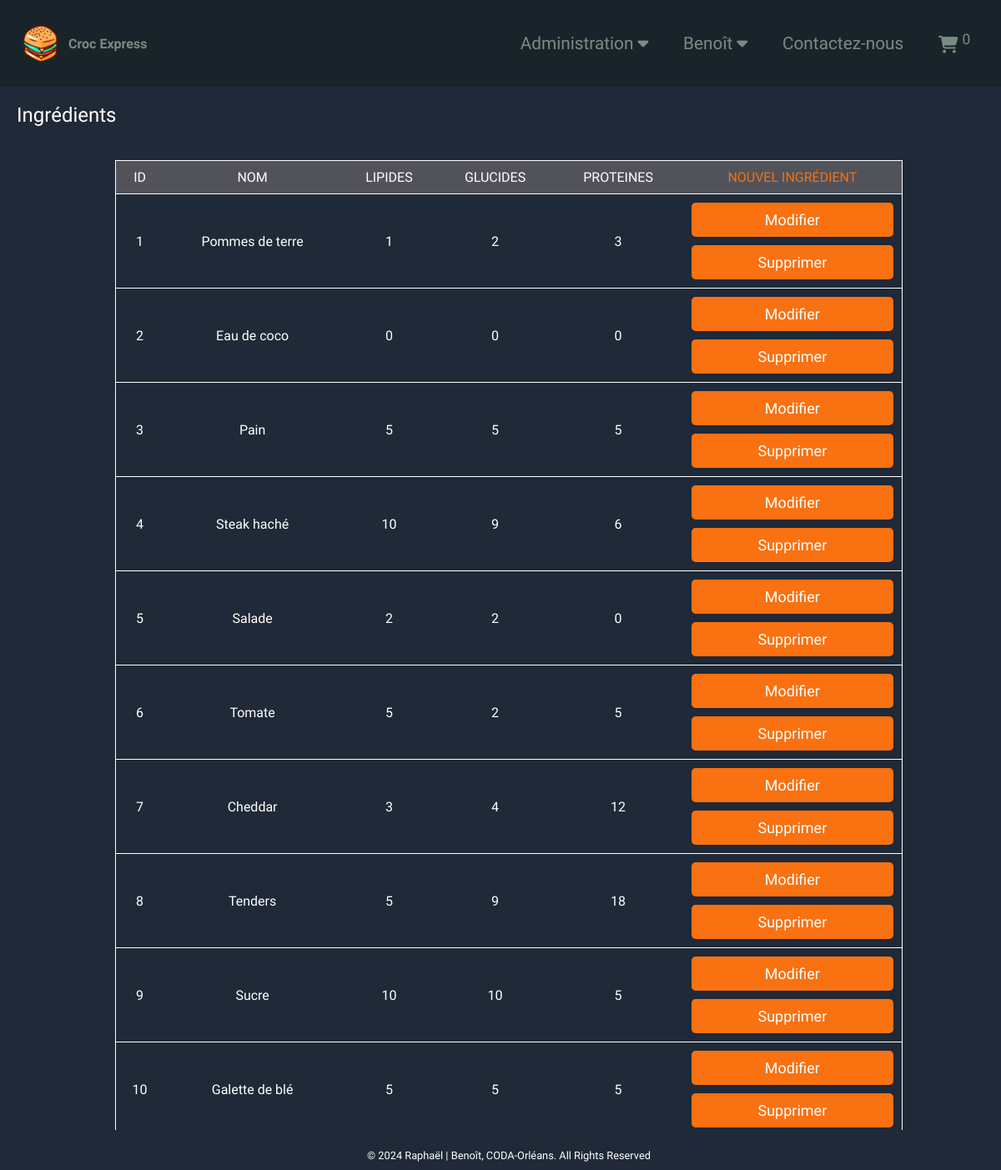
The app's page /index.php?page=admin_food (signed in) with its own data.
### tables this page shows
CREATE TABLE `foods` (
  `id` int(11) NOT NULL,
  `name` varchar(100) NOT NULL,
  `lipid` int(11) NOT NULL,
  `protein` int(11) NOT NULL,
  `carbohydrate` int(11) NOT NULL,
  `weight` int(11) NOT NULL,
  `is_hidden` tinyint(1) DEFAULT '0'
);

### src/controllers/admin/admin_food_controller.php (called while the page is built, shortened)
<?php
$allFood = $foodManager->getAll();
require PATH_VIEWS . 'admin/admin_food.php';

### public/index.php (called while the page is built, shortened)
<?php
require PATH_TO_PRIVATE . "core/DBconnection.php";
require "imports.php";
require PATH_VIEWS . 'layout.php';

### public/imports.php (called while the page is built, shortened)
<?php
$foodManager = new FoodManager($bdd, "foods");

### src/classes/managers/Manager.class.php (called while the page is built, shortened)
<?php
abstract class Manager
{
    protected PDO $bdd;
    protected string $table;
    public function __construct(PDO $database_connection, string $table)
    {
        $this->bdd = $database_connection;
        $this->table = $table;
    }
    public function getAll(): array|null
    {
        $query = "SELECT * FROM " . $this->table;
        $response = $this->bdd->query($query);
        return $response->fetchAll();
    }
}

### src/views/admin/admin_food.php (the view, shortened to what this page needs)
<h3>Ingrédients</h3>
<table class='table-cart'>
    <thead>
    <th>ID</th>
    <th>Nom</th>
    <th>Lipides</th>
    <th>Glucides</th>
    <th>Proteines</th>
    <th><a href="?page=admin_add_food" title="Add food admin">Nouvel ingrédient</a></th>
    </thead>
    <?php foreach ($allFood as $food) { ?>
        <tr>
            <td>
                <?= $food['id'] ?>
            </td>
            <td>
                <?= $food['name'] ?>
            </td>
            <td>
                <?= $food['lipid'] ?>
            </td>
            <td>
                <?= $food['carbohydrate'] ?>
            </td>
            <td>
                <?= $food['protein'] ?>
            </td>
            <td id="delete-edit">
                <form method="post" action="?page=admin_edit_food">
                    <button type="submit" class="submit pay orange-button">Modifier</button>
                </form>
                <form method="post">
                    <button name="delete" type="submit" class="submit pay orange-button">Supprimer</button>
                </form>
            </td>
        </tr>
    <?php } ?>
</table>

### src/styles/style.css (style rules this page uses)
* { margin: 0; padding: 0; color: #FFF; font-family: "Work Sans", sans-serif; }
button { border: none; outline: none; cursor: pointer; }
body { background-color: #1f2937; }
a, nav i, .fa-circle-info, .fa-backward, nav p, sup { text-decoration: none; color: #788c82; transition: 0.5s; cursor: pointer; user-select: none; }
h3 { font-size: 1.5em; font-weight: 400; font-synthesis: none; text-rendering: optimizeLegibility; -webkit-font-smoothing: antialiased; -moz-osx-font-smoothing: grayscale; }
.submit { width: 100%; padding: 15px 0; font-size: 18px; font-weight: 500; border-radius: 5px; cursor: pointer; background-color: #d01a1a83; transition: 0.5s; width: 100%; }
.orange-button { display: flex; padding: 10px; border-radius: 5px; background-color: #f97111; font-size: 1em; justify-content: center; transition: 0.5s; font-weight: 600; }
td { padding: 10px; text-align: center; vertical-align: middle; }
tr { border: 1px solid white; }
.pay { padding: 10px; font-size: 18px; font-weight: 500; margin: 0; }
#delete-edit { display: flex; gap: 10px; flex-direction: column; }
table { border: 1px solid white; margin: 40px auto; border-collapse: collapse; width: 80%; }
table * { font-weight: 400; }
thead th { padding: 10px; background-color: #52525b; text-transform: uppercase; }
thead th a { color: #f6720d; text-decoration: none; display: inline-block; transition: transform .3s ease-out; }

### records on screen
foods: id "1", name "Pommes de terre", lipid "1", carbohydrate "2", protein "3"
foods: id "2", name "Eau de coco", lipid "0", carbohydrate "0", protein "0"
foods: id "3", name "Pain", lipid "5", carbohydrate "5", protein "5"
foods: id "4", name "Steak haché", lipid "10", carbohydrate "9", protein "6"
foods: id "5", name "Salade", lipid "2", carbohydrate "2", protein "0"
foods: id "6", name "Tomate", lipid "5", carbohydrate "2", protein "5"
foods: id "7", name "Cheddar", lipid "3", carbohydrate "4", protein "12"
foods: id "8", name "Tenders", lipid "5", carbohydrate "9", protein "18"
foods: id "9", name "Sucre", lipid "10", carbohydrate "10", protein "5"
foods: id "10", name "Galette de blé", lipid "5", carbohydrate "5", protein "5"

### other values on screen
$_SESSION['name'] "Benoît"
$total "0"
